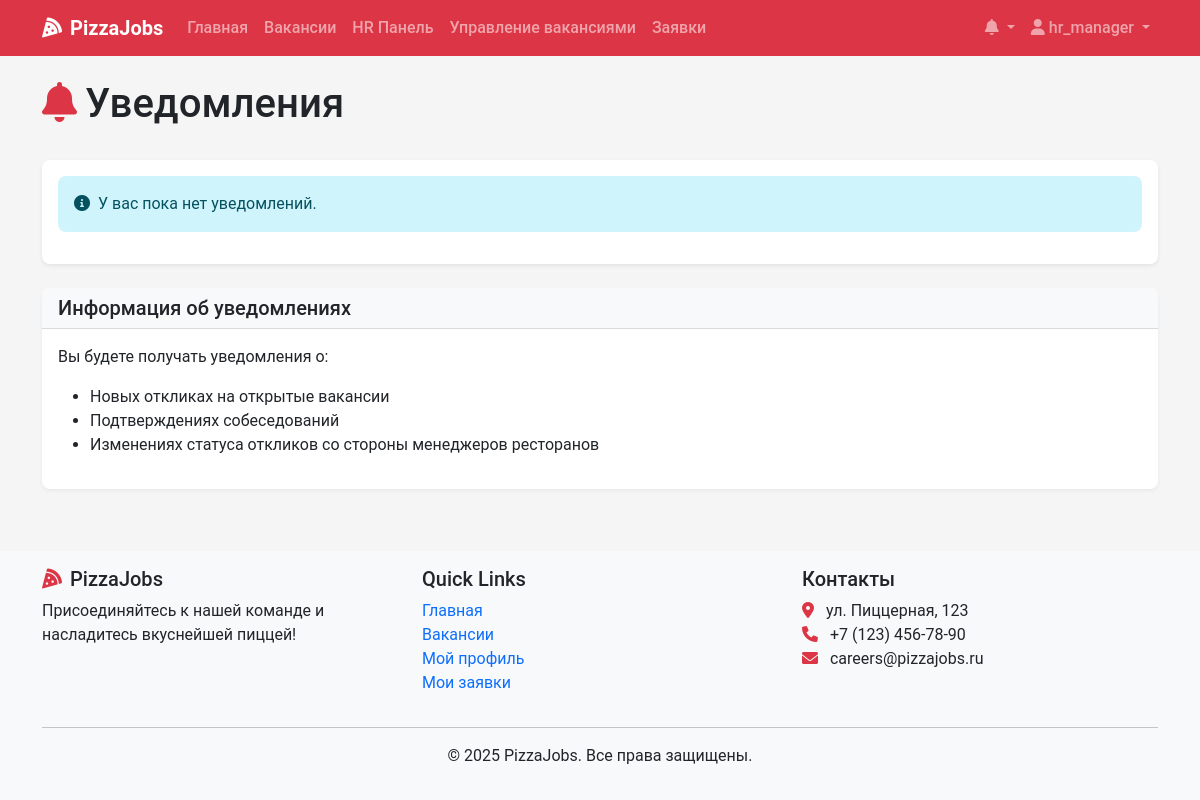
Page /notifications/ (signed in) on the earlier database version.
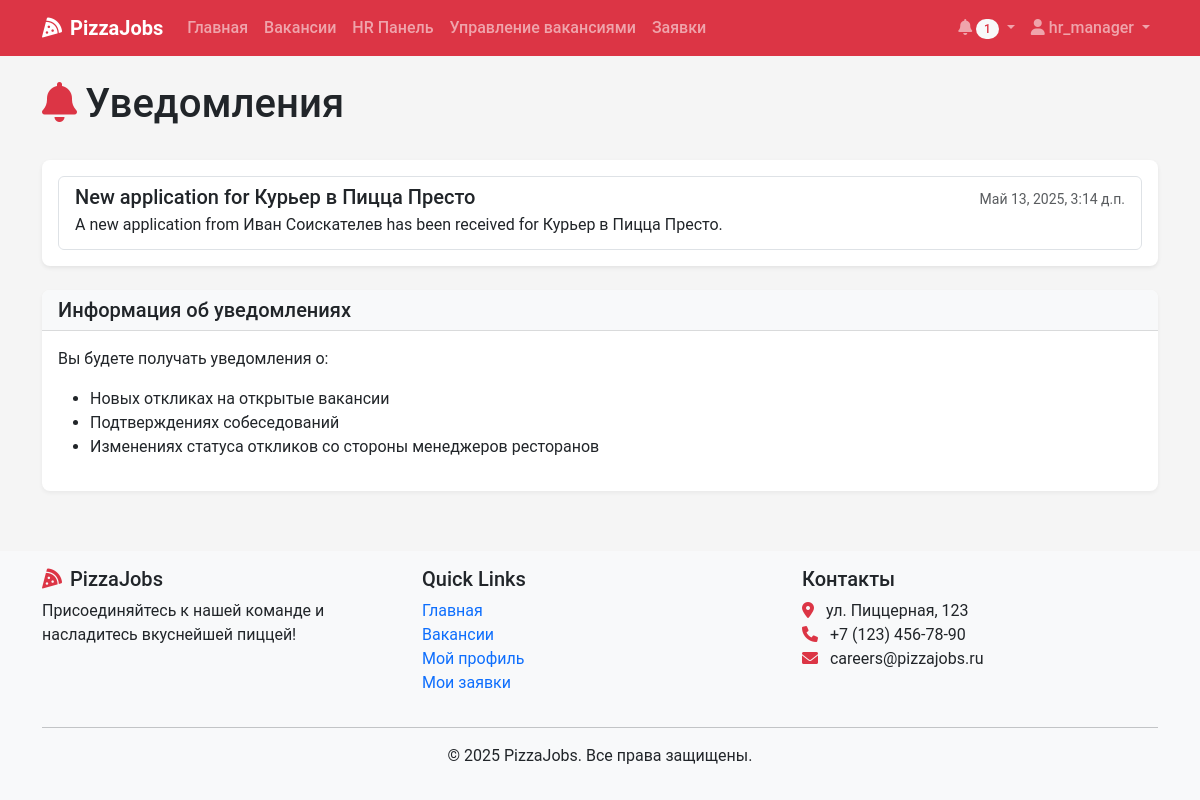
Same page on the later database version.
### recruitment/models.py (models this page shows, shortened)
class Notification(models.Model):
    user = models.ForeignKey(User, on_delete=models.CASCADE, related_name='notifications')
    title = models.CharField(max_length=100)
    message = models.TextField()
    read = models.BooleanField(default=False)
    created_at = models.DateTimeField(auto_now_add=True)

### recruitment/views.py (the view, shortened to what this page needs)
# urls.py: path('notifications/', views.notifications, name='notifications'),
@login_required
def notifications(request):
    notifications = Notification.objects.filter(
        user=request.user
    ).order_by('-created_at')
    if request.GET.get('mark_all_read'):
        notifications.update(read=True)
        return redirect('notifications')
    notification_id = request.GET.get('mark_read')
    paginator = Paginator(notifications, 20)
    page_number = request.GET.get('page')
    page_obj = paginator.get_page(page_number)
    context = {
        'page_obj': page_obj,
        'unread_count': notifications.filter(read=False).count(),
    }
    return render(request, 'notifications/list.html', context)

### templates/notifications/list.html (shortened to what this page needs)
{% extends 'base.html' %}
{% block content %}
<div class="container">
    <div class="d-flex justify-content-between align-items-center mb-4">
        <h1><i class="fas fa-bell me-2 text-danger"></i>Уведомления</h1>
    </div>
    <div class="card shadow">
        <div class="card-body">
            {% if page_obj %}
                <div class="list-group">
                    {% for notification in page_obj %}
                        <div class="list-group-item list-group-item-action {% if not notification.read %}fw-bold bg-light{% endif %}">
                            <div class="d-flex w-100 justify-content-between align-items-center">
                                <h5 class="mb-1">
                                    {{ notification.title }}
                                </h5>
                                <small class="text-muted">{{ notification.created_at|date:"M d, Y, g:i a" }}</small>
                            </div>
                            <p class="mb-1">{{ notification.message }}</p>
                        </div>
                    {% endfor %}
                </div>
            {% else %}
                <div class="alert alert-info">
                    <i class="fas fa-info-circle me-2"></i>У вас пока нет уведомлений.
                </div>
            {% endif %}
        </div>
    </div>
    <div class="card shadow-sm mt-4">
        <div class="card-header bg-light">
            <h5 class="mb-0">Информация об уведомлениях</h5>
        </div>
        <div class="card-body">
            <p>Вы будете получать уведомления о:</p>
            <ul>
                {% if user.profile.role == 'CANDIDATE' %}
                    <li>Обновлениях статуса ваших откликов</li>
                    <li>Назначении собеседований</li>
                    <li>Новых вакансиях, соответствующих вашему профилю</li>
                {% elif user.profile.role == 'HR_MANAGER' %}
                    <li>Новых откликах на открытые вакансии</li>
                    <li>Подтверждениях собеседований</li>
                    <li>Изменениях статуса откликов со стороны менеджеров ресторанов</li>
                {% elif user.profile.role == 'RESTAURANT_MANAGER' %}
                    <li>Новых откликах на вакансии вашего ресторана</li>
                    <li>Назначениях собеседований</li>
                    <li>Изменениях статуса откликов со стороны HR</li>
                {% endif %}
            </ul>
        </div>
    </div>
</div>
{% endblock %}

### templates/base.html (shortened to what the changed rows need)
<!DOCTYPE html>
<html lang="ru">
<head>
    <link href="https://cdn.jsdelivr.net/npm/bootstrap@5.3.0-alpha1/dist/css/bootstrap.min.css" rel="stylesheet">
    <link rel="stylesheet" href="https://cdnjs.cloudflare.com/ajax/libs/font-awesome/6.0.0/css/all.min.css">
    <link rel="stylesheet" href="/static/css/main.css">
</head>
<body>
    <nav class="navbar navbar-expand-lg navbar-dark bg-danger sticky-top">
        <div class="container">
            <div class="collapse navbar-collapse" id="navbarNav">
                <ul class="navbar-nav">
                    {% if user.is_authenticated %}
                        <li class="nav-item dropdown">
                            <a class="nav-link dropdown-toggle" href="#" id="notificationDropdown" role="button" data-bs-toggle="dropdown">
                                <i class="fas fa-bell"></i>
                                {% if user.notifications.filter.exists %}
                                <span class="badge rounded-pill bg-light text-danger">
                                    {{ user.notifications.filter.count }}
                                </span>
                                {% endif %}
                            </a>
                        </li>
                        <li class="nav-item dropdown">
                            <a class="nav-link dropdown-toggle" href="#" id="userDropdown" role="button" data-bs-toggle="dropdown">
                                <i class="fas fa-user"></i> {{ user.username }}
                            </a>
                        </li>
                    {% endif %}
                </ul>
            </div>
        </div>
    </nav>
    <main class="py-4">
        {% block content %}{% endblock %}
    </main>
</body>
</html>

Differences in the rows shown:
added Notification: title "New application for Курьер в Пицца Престо", created_at "Май 13, 2025, 3:14 д.п.", message "A new application from Иван Соискателев has been received for Курьер в Пицца Престо."
Other differences:
{{ user.notifications.filter.count }}: (not shown) → "1"
text no longer shown: "У вас пока нет уведомлений."
